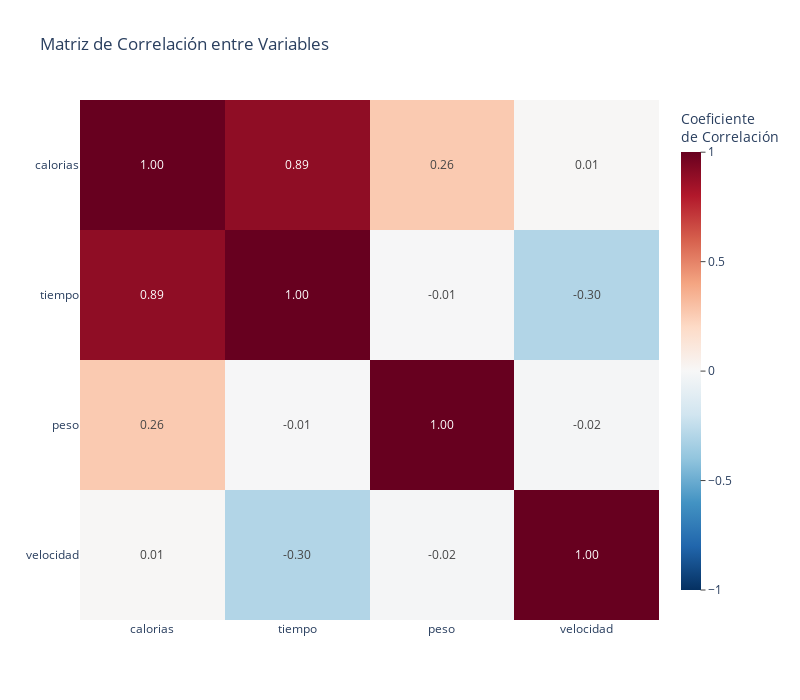

This figure's notebook cell:
### Code cell
plot_matriz_correlacion(df_calories, "calorias")

### Figure 1 — Plotly figure (JSON) as saved in the notebook; plotly's stock layout.template omitted (floating-point values rounded to 4 significant figures)
{"data": [{"coloraxis": "coloraxis", "hovertemplate": "x: %{x}<br>y: %{y}<br>color: %{z}<extra></extra>", "name": "0", "texttemplate": "%{z:.2f}", "type": "heatmap", "x": ["calorias", "tiempo", "peso", "velocidad"], "xaxis": "x", "y": ["calorias", "tiempo", "peso", "velocidad"], "yaxis": "y", "z": [[1.0, 0.8921, 0.2636, 0.008829], [0.8921, 1.0, -0.006131, -0.2972], [0.2636, -0.006131, 1.0, -0.01781], [0.008829, -0.2972, -0.01781, 1.0]]}], "layout": {"coloraxis": {"cmax": 1, "cmin": -1, "colorbar": {"len": 500, "lenmode": "pixels", "thickness": 20, "thicknessmode": "pixels", "ticks": "outside", "title": {"text": "Coeficiente<br>de Correlación"}, "y": 1, "yanchor": "top"}, "colorscale": [[0, "rgb(5,48,97)"], [0.1, "rgb(33,102,172)"], [0.2, "rgb(67,147,195)"], [0.3, "rgb(146,197,222)"], [0.4, "rgb(209,229,240)"], [0.5, "rgb(247,247,247)"], [0.6, "rgb(253,219,199)"], [0.7, "rgb(244,165,130)"], [0.8, "rgb(214,96,77)"], [0.9, "rgb(178,24,43)"], [1, "rgb(103,0,31)"]]}, "font": {"size": 12}, "height": 700, "title": {"text": "Matriz de Correlación entre Variables"}, "width": 800, "xaxis": {"anchor": "y", "domain": [0, 1]}, "yaxis": {"anchor": "x", "autorange": "reversed", "domain": [0, 1]}}}
